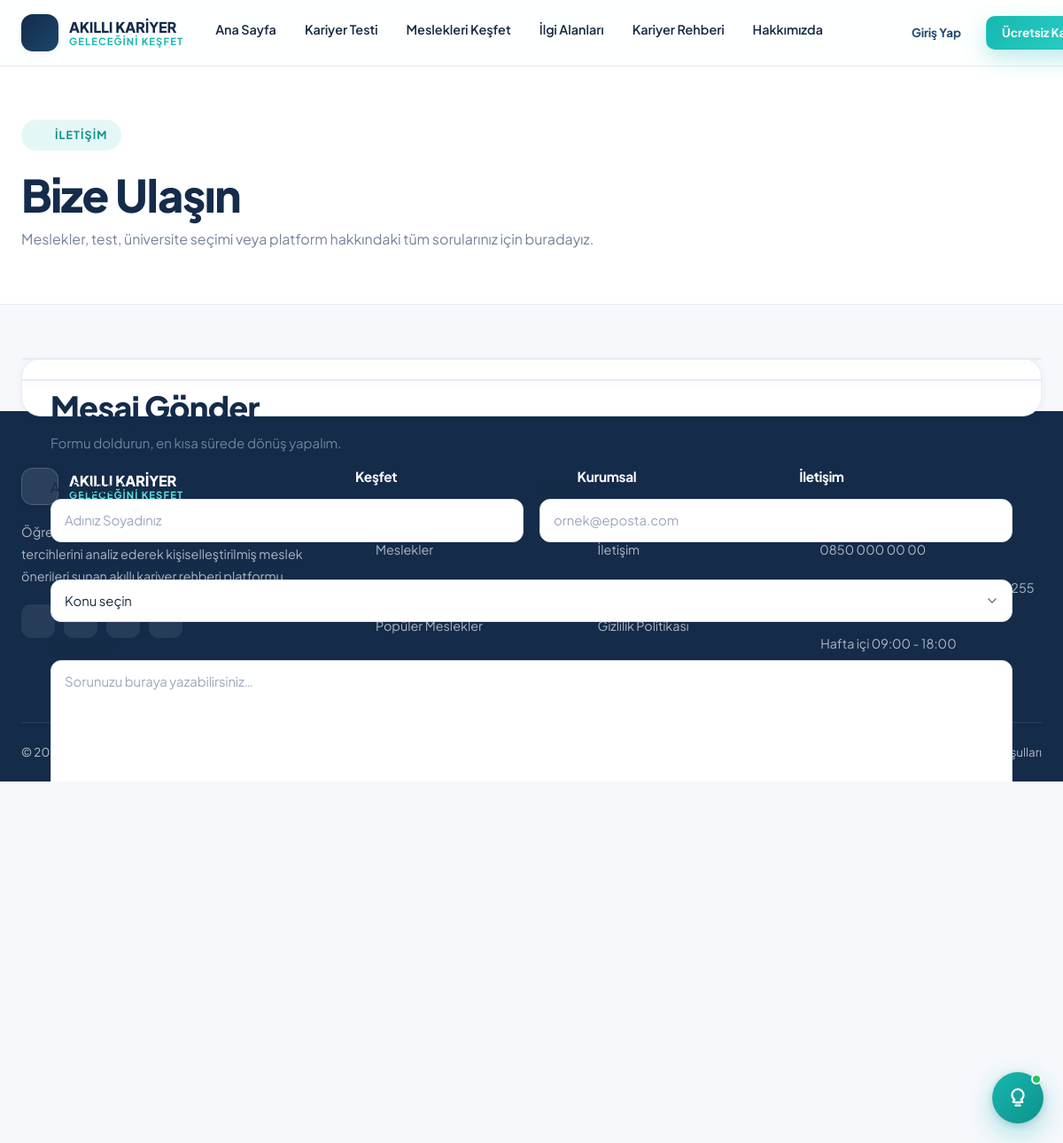
The page /contact.php on the database its author committed.
### tables this page shows
CREATE TABLE `site_settings` (
  `id` INT UNSIGNED NOT NULL AUTO_INCREMENT,
  `setting_key` VARCHAR(80) NOT NULL,
  `setting_value` TEXT DEFAULT NULL,
  `setting_group` VARCHAR(50) NOT NULL DEFAULT 'genel',
  `setting_type` ENUM('text','number','textarea','color','boolean','select') NOT NULL DEFAULT 'text',
  `label` VARCHAR(150) DEFAULT NULL,
  `created_at` DATETIME NOT NULL DEFAULT CURRENT_TIMESTAMP,
  `updated_at` DATETIME NOT NULL DEFAULT CURRENT_TIMESTAMP ON UPDATE CURRENT_TIMESTAMP,
  PRIMARY KEY (`id`),
  UNIQUE KEY `uq_setting_key` (`setting_key`),
  KEY `idx_setting_group` (`setting_group`)
);

### app/Models/Setting.php (called while the page is built, shortened)
<?php
class Setting
{
    private static ?array $cache = null;
    public static function all(): array
    {
        if (self::$cache === null) {
            $rows = Database::fetchAll('SELECT * FROM `site_settings` ORDER BY `setting_group`, `id`');
            self::$cache = [];
            foreach ($rows as $row) {
                self::$cache[$row['setting_key']] = $row;
            }
        }
        return self::$cache;
    }
    public static function get(string $key, mixed $default = null): mixed
    {
        $all = self::all();
        $row = $all[$key];
        $value = $row['setting_value'];
        return match ($row['setting_type']) {
            'number'  => is_numeric($value) ? (float) $value : $default,
            'boolean' => (int) $value === 1,
            default   => $value,
        };
    }
}

### app/Core/Database.php (called while the page is built, shortened)
<?php
final class Database
{
    private static ?PDO $pdo = null;
    private static array $config = [];
    public static function config(): array
    {
        if (self::$config === []) {
            $file = APP_ROOT . '/config/database.php';
            self::$config = is_file($file) ? require $file : [];
        }
        return self::$config;
    }
    public static function connection(): PDO
    {
        $cfg = self::config();
        $dsn = sprintf(
            'mysql:host=%s;port=%s;dbname=%s;charset=%s',
            $cfg['host'] ?? '127.0.0.1',
            $cfg['port'] ?? '3306',
            $cfg['database'] ?? 'akilli_kariyer',
            $cfg['charset'] ?? 'utf8mb4'
        );
        try {
            self::$pdo = new PDO(
                $dsn,
                $cfg['username'] ?? 'root',
                $cfg['password'] ?? '',
                $cfg['options'] ?? []
            );
            self::$pdo->exec("SET NAMES utf8mb4 COLLATE utf8mb4_unicode_ci");
            self::$pdo->exec("SET time_zone = '+03:00'");
        } catch (PDOException $e) {
            self::fail($e);
        }
        return self::$pdo;
    }
    public static function query(string $sql, array $params = []): \PDOStatement
    {
        $stmt = self::connection()->prepare($sql);
        $stmt->execute($params);
        return $stmt;
    }
    public static function fetchAll(string $sql, array $params = []): array
    {
        return self::query($sql, $params)->fetchAll();
    }
}

### config/database.php (called while the page is built)
<?php
return [
    'host'     => getenv('DB_HOST') ?: '127.0.0.1',
    'port'     => getenv('DB_PORT') ?: '3306',
    'database' => getenv('DB_NAME') ?: 'akilli_kariyer',
    'username' => getenv('DB_USER') ?: 'root',
    'password' => getenv('DB_PASS') !== false ? getenv('DB_PASS') : '',
    'charset'  => 'utf8mb4',
    'options'  => [
        PDO::ATTR_ERRMODE            => PDO::ERRMODE_EXCEPTION,
        PDO::ATTR_DEFAULT_FETCH_MODE => PDO::FETCH_ASSOC,
        PDO::ATTR_EMULATE_PREPARES   => false,
        PDO::ATTR_STRINGIFY_FETCHES  => false,
    ],
];

### app/bootstrap.php (called while the page is built, shortened)
<?php
spl_autoload_register(static function (string $class): void {
    $prefix = 'App\\';
    $relative = str_replace('\\', DIRECTORY_SEPARATOR, substr($class, strlen($prefix)));
    $file = APP_ROOT . DIRECTORY_SEPARATOR . 'app' . DIRECTORY_SEPARATOR . $relative . '.php';
});
require_once APP_ROOT . '/app/Helpers/functions.php';

### app/Core/Auth.php (called while the page is built, shortened)
<?php
final class Auth
{
    private static ?User $currentUser = null;
    private static bool $resolved = false;
    public static function check(): bool
    {
        return self::user() !== null;
    }
    public static function user(): ?User
    {
        if (self::$resolved) {
            return self::$currentUser;
        }
        self::$resolved = true;
        $id = $_SESSION['user_id'] ?? null;
        if (!$id) {
            return null;
        }
        $user = User::find((int) $id);
        self::$currentUser = $user;
        return $user;
    }
    private static function hasRememberCookie(): bool
    {
        return !empty($_COOKIE['akkk_remember']);
    }
}

### contact.php (the view, shortened to what this page needs)
<?php
require_once __DIR__ . '/app/bootstrap.php';
$sent   = false;
$pageTitle       = 'İletişim — ' . setting('site_name', 'Akıllı Kariyer');
$activeNav       = 'contact';
require_once __DIR__ . '/includes/header.php';
?>
<main id="main-content">
  <section class="section-sm" style="background:var(--c-white);border-bottom:1px solid var(--c-border)">
    <div class="container">
      <span class="eyebrow"><?= icon('mail', '', 15) ?> İletişim</span>
      <h1 style="margin-bottom:6px">Bize Ulaşın</h1>
      <p style="margin:0">Meslekler, test, üniversite seçimi veya platform hakkındaki tüm sorularınız için buradayız.</p>
    </div>
  </section>
  <section class="section-sm">
    <div class="container">
      <div class="layout-aside ratio" style="gap:34px">
        <div class="contact-card">
          <?php if ($sent): ?>
            <div class="text-center" style="padding:30px 10px">
              <div class="es-ico" style="width:76px;height:76px;border-radius:22px;background:var(--c-success-soft);color:var(--c-success);display:grid;place-items:center;margin:0 auto 22px">
                <?= icon('check-circle-2', '', 32) ?>
              </div>
              <h2>Mesajınız Alındı!</h2>
              <p style="max-width:420px;margin:0 auto 24px">
                En kısa sürede size dönüş yapacağız. Gelen kutunuzu (ve spam klasörünüzü) kontrol edin.
              </p>
              <a href="<?= url('index.php') ?>" class="btn btn-primary"><?= icon('arrow-left', '', 17) ?> Ana Sayfaya Dön</a>
            </div>
          <?php else: ?>
            <h2 style="margin-bottom:6px">Mesaj Gönder</h2>
            <p style="margin-bottom:24px;font-size:.94rem">Formu doldurun, en kısa sürede dönüş yapalım.</p>
            <form method="post" class="grid gap-16" data-guard>
              <div class="form-grid">
                <label class="field">
                  <span>Ad Soyad *</span>
                  <input type="text" name="name" class="input" required maxlength="120" value="<?= e(old('name')) ?>" placeholder="Adınız Soyadınız">
                </label>
                <label class="field">
                  <span>E-posta *</span>
                  <input type="email" name="email" class="input" required maxlength="190" value="<?= e(old('email')) ?>" placeholder="ornek@eposta.com">
                </label>
              </div>
              <label class="field">
                <span>Konu</span>
                <select name="subject" class="select">
                  <option value="">Konu seçin</option>
                </select>
              </label>
              <label class="field">
                <span>Mesajınız *</span>
                <textarea name="message" class="textarea" required maxlength="3000" rows="6" placeholder="Sorunuzu buraya yazabilirsiniz…"><?= e(old('message')) ?></textarea>
              </label>
              <button type="submit" class="btn btn-accent btn-lg btn-block"><?= icon('send', '', 19) ?> Mesajı Gönder</button>
            </form>
          <?php endif; ?>
        </div>
        <div class="grid" style="gap:22px">
          <div class="card">
            <div class="card-body">
            </div>
          </div>
          <div class="card">
            <div class="card-body">
            </div>
          </div>
        </div>
      </div>
    </div>
  </section>
</main>
<?php require_once __DIR__ . '/includes/footer.php'; ?>

### includes/header.php (shortened to what this page needs)
<?php
$bodyClass       = $bodyClass       ?? '';
$activeNav       = $activeNav       ?? '';
?>
<!DOCTYPE html>
<html lang="tr">
<head>
<link rel="stylesheet" href="<?= asset('assets/css/vendor-bootstrap.min.css') ?>">
<link rel="stylesheet" href="<?= asset('assets/css/style.css') ?>">
<link rel="stylesheet" href="<?= asset('assets/css/career-coach.css') ?>">
</head>
<body class="<?= e($bodyClass) ?>">
<header class="site-header">
  <div class="container header-inner">
    <a href="<?= url('index.php') ?>" class="brand" aria-label="Akıllı Kariyer ana sayfa">
      <span class="brand-mark"><?= icon('compass', '', 22) ?></span>
      <span class="brand-text">
        <span class="brand-name">AKILLI KARİYER</span>
        <span class="brand-slogan"><?= e(setting('site_slogan', 'Geleceğini Keşfet')) ?></span>
      </span>
    </a>
    <nav class="main-nav" aria-label="Ana menü">
      <ul>
        <li><a href="<?= url('index.php') ?>" class="<?= $activeNav === 'home' ? 'active' : '' ?>">Ana Sayfa</a></li>
        <li><a href="<?= url('career-test.php') ?>" class="<?= $activeNav === 'test' ? 'active' : '' ?>">Kariyer Testi</a></li>
        <li><a href="<?= url('careers.php') ?>" class="<?= $activeNav === 'careers' ? 'active' : '' ?>">Meslekleri Keşfet</a></li>
        <li><a href="<?= url('interests.php') ?>" class="<?= $activeNav === 'interests' ? 'active' : '' ?>">İlgi Alanları</a></li>
        <li><a href="<?= url('career-guide.php') ?>" class="<?= $activeNav === 'guide' ? 'active' : '' ?>">Kariyer Rehberi</a></li>
        <li><a href="<?= url('about.php') ?>" class="<?= $activeNav === 'about' ? 'active' : '' ?>">Hakkımızda</a></li>
      </ul>
    </nav>
    <div class="header-actions">
      <button type="button" class="dark-mode-toggle" id="dark-mode-toggle" title="Karanlık/Aydınlık modu" aria-label="Tema değiştir">
        <svg data-lucide="sun" style="width:20px;height:20px"></svg>
      </button>
      <?php if (is_logged_in()): $u = auth_user(); ?>
        <a href="<?= url('dashboard/index.php') ?>" class="btn btn-ghost btn-sm d-none d-md-inline-flex">
          <?= icon('layout-dashboard', '', 17) ?> Panelim
        </a>
        <div class="user-menu">
          <button type="button" class="user-menu-btn" aria-haspopup="true" aria-expanded="false">
            <?= svg_avatar($u->initials(), '#1C466D', 34) ?>
            <span class="um-text">
              <span class="um-name"><?= e($u->first_name) ?></span>
              <span class="um-sub"><?= e($u->educationLabel()) ?></span>
            </span>
            <?= icon('chevron-down', '', 15) ?>
          </button>
          <div class="user-dropdown">
            <div class="ud-head">
              <strong><?= e($u->fullName()) ?></strong>
              <span><?= e($u->email) ?></span>
            </div>
            <a href="<?= url('dashboard/index.php') ?>"><?= icon('layout-dashboard', '', 17) ?> Genel Bakış</a>
            <a href="<?= url('dashboard/results.php') ?>"><?= icon('file-bar-chart', '', 17) ?> Test Sonuçlarım</a>
            <a href="<?= url('dashboard/recommendations.php') ?>"><?= icon('sparkles', '', 17) ?> Meslek Önerilerim</a>
            <a href="<?= url('dashboard/favorites.php') ?>"><?= icon('heart', '', 17) ?> Favorilerim</a>
            <a href="<?= url('dashboard/profile.php') ?>"><?= icon('user-cog', '', 17) ?> Profilim</a>
            <?php if (is_admin()): ?>
              <div class="ud-sep"></div>
              <a href="<?= url('admin/index.php') ?>"><?= icon('shield-check', '', 17) ?> Yönetim Paneli</a>
            <?php endif; ?>
            <div class="ud-sep"></div>
            <a href="<?= url('logout.php') ?>" class="ud-danger"><?= icon('log-out', '', 17) ?> Çıkış Yap</a>
          </div>
        </div>
      <?php else: ?>
        <a href="<?= url('login.php') ?>" class="btn btn-ghost btn-sm">Giriş Yap</a>
        <a href="<?= url('register.php') ?>" class="btn btn-accent btn-sm">Ücretsiz Kayıt Ol</a>
      <?php endif; ?>
    </div>
  </div>
</header>

### includes/footer.php (shortened to what this page needs)
<footer class="site-footer">
  <div class="container">
    <div class="footer-grid">
      <div>
        <div class="footer-brand">
          <span class="brand-mark"><?= icon('compass', '', 21) ?></span>
          <span class="brand-text">
            <span class="brand-name">AKILLI KARİYER</span>
            <span class="brand-slogan"><?= e(setting('site_slogan', 'Geleceğini Keşfet')) ?></span>
          </span>
        </div>
        <p>
          Öğrencilerin ilgi alanlarını, yeteneklerini ve çalışma tercihlerini analiz ederek
          kişiselleştirilmiş meslek önerileri sunan akıllı kariyer rehberi platformu.
        </p>
        <div class="social-links">
          <a href="<?= url('contact.php') ?>" aria-label="İletişim"><?= icon('mail', '', 18) ?></a>
          <a href="<?= url('career-guide.php') ?>" aria-label="Kariyer Rehberi"><?= icon('book-open', '', 18) ?></a>
          <a href="<?= url('about.php') ?>" aria-label="Hakkımızda"><?= icon('info', '', 18) ?></a>
          <a href="<?= url('kvkk.php') ?>" aria-label="KVKK Aydınlatma Metni"><?= icon('shield-check', '', 18) ?></a>
        </div>
      </div>
      <div>
        <h5>Keşfet</h5>
        <ul>
          <li><a href="<?= url('career-test.php') ?>"><?= icon('clipboard-check', '', 15) ?> Kariyer Testi</a></li>
          <li><a href="<?= url('careers.php') ?>"><?= icon('briefcase', '', 15) ?> Meslekler</a></li>
          <li><a href="<?= url('interests.php') ?>"><?= icon('compass', '', 15) ?> İlgi Alanları</a></li>
          <li><a href="<?= url('careers.php?sort=popular') ?>"><?= icon('trending-up', '', 15) ?> Popüler Meslekler</a></li>
        </ul>
      </div>
      <div>
        <h5>Kurumsal</h5>
        <ul>
          <li><a href="<?= url('about.php') ?>"><?= icon('info', '', 15) ?> Hakkımızda</a></li>
          <li><a href="<?= url('contact.php') ?>"><?= icon('mail', '', 15) ?> İletişim</a></li>
          <li><a href="<?= url('kvkk.php') ?>"><?= icon('shield-check', '', 15) ?> KVKK Aydınlatma Metni</a></li>
          <li><a href="<?= url('privacy.php') ?>"><?= icon('lock', '', 15) ?> Gizlilik Politikası</a></li>
          <li><a href="<?= url('terms.php') ?>"><?= icon('file-text', '', 15) ?> Kullanım Koşulları</a></li>
        </ul>
      </div>
      <div>
        <h5>İletişim</h5>
        <ul>
          <li><a href="mailto:<?= e(setting('site_email', 'info@akillikariyer.com')) ?>">
            <?= icon('mail', '', 15) ?> <?= e(setting('site_email', 'info@akillikariyer.com')) ?></a></li>
          <li><a href="tel:<?= e(preg_replace('/\s+/', '', setting('site_phone', ''))) ?>">
            <?= icon('phone', '', 15) ?> <?= e(setting('site_phone', '')) ?></a></li>
          <li style="display:flex;gap:9px;color:rgba(255,255,255,.66);font-size:.9rem;line-height:1.6">
            <?= icon('map-pin', '', 15) ?> <span><?= e(setting('site_address', '')) ?></span>
          </li>
          <li style="display:flex;gap:9px;color:rgba(255,255,255,.66);font-size:.9rem">
            <?= icon('clock', '', 15) ?> <span><?= e(setting('site_working_hours', '')) ?></span>
          </li>
        </ul>
      </div>
    </div>
    <div class="footer-bottom">
      <span>&copy; <?= date('Y') ?> <?= e(setting('site_name', 'Akıllı Kariyer')) ?>. Tüm hakları saklıdır.</span>
      <span style="display:flex;gap:20px;flex-wrap:wrap">
        <a href="<?= url('kvkk.php') ?>">KVKK</a>
        <a href="<?= url('privacy.php') ?>">Gizlilik</a>
        <a href="<?= url('terms.php') ?>">Kullanım Koşulları</a>
      </span>
    </div>
  </div>
</footer>
</body>
</html>

### rows shown on the page
site_settings: setting_value "GELECEĞINI KEŞFET"
site_settings: setting_value "0850 000 00 00"
site_settings: setting_value "Hafta içi 09:00 - 18:00"
